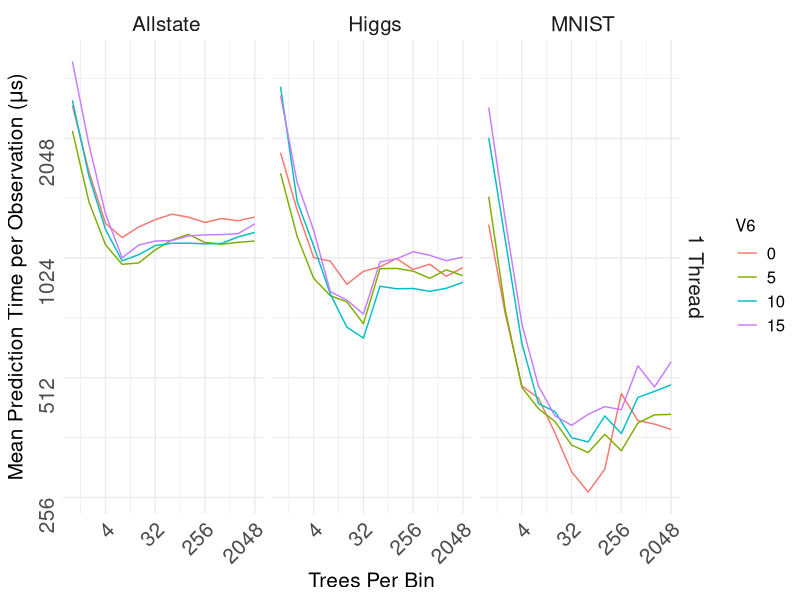

The R script that drew this image:
# ---
# title: "Test speed-up and scale-up of R-Rerf against xg and ranger"
# author: "James Browne"
# date: "Oct 10 2017"
# output: html_document
# ---
library(ggplot2)
library(plyr)

data_summary <- function(data, varname, groupnames){
      require(plyr)
  summary_func <- function(x, col){
          c(mean = median(x[[col]], na.rm=TRUE),
                  sd = sd(x[[col]], na.rm=TRUE))
    }
    data_sum<-ddply(data, groupnames, .fun=summary_func,
                                      varname)
    data_sum <- rename(data_sum, c("mean" = varname))
     return(data_sum)
}


mydata <- read.csv(file="experiment3.csv", header=FALSE)

z <- mydata$V3 == " MNIST"
mydata[z,]$V7 <- mydata[z,]$V7/10000
z <- mydata$V3 == " Higgs"
mydata[z,]$V7 <- mydata[z,]$V7/25000
z <- mydata$V3 == " Allstate"
mydata[z,]$V7 <- mydata[z,]$V7/50000

mydata$V6 <- as.factor(mydata$V6)
mydata$V8 <- as.factor(mydata$V8)
levels(mydata$V8) <- c("1 Thread", "2 Threads", "4 Threads")

mydata <- data_summary(mydata, varname="V7",groupnames=c("V3", "V5", "V6", "V8"))
#mydata <- mydata[mydata$V6!=6,]

leg <- theme(legend.text = element_text(size = 12), legend.title=element_text(size = 12), plot.title = element_text(size = 16,  face="bold"), axis.title.x = element_text(size=15), axis.text.x = element_text(size=15), axis.title.y = element_text(size=15), axis.text.y = element_text(size=15), strip.text.x = element_text(size=15), strip.text.y = element_text(size=15))

p <- ggplot(mydata, aes(x=V5, y=V7, group=V6, color=V6)) + geom_line()
  


p <- p + scale_fill_brewer(palette="Paired") + theme_minimal()
#p <- p + scale_colour_manual(name="Depth")

#p <- p + scale_colour_manual(values=c("0"="#d9d9d9", "3"="#bdbdbd", "6"="#969696", "9"="#636363"), name="Depth")
														 
p <- p + labs(x = "Trees Per Bin", y =expression(paste("Mean Prediction Time per Observation (", mu, "s)")))
p <- p + leg
p <- p + scale_x_continuous(trans='log2')
p <- p + scale_y_continuous(trans='log2')
p <- p + facet_grid(V8 ~ V3)

p <- p + theme(axis.text.x = element_text(angle = 45, hjust = 1), axis.text.y = element_text(angle=90, hjust=1))

png(file="depthAndStripe.png")
print(p)
dev.off()

